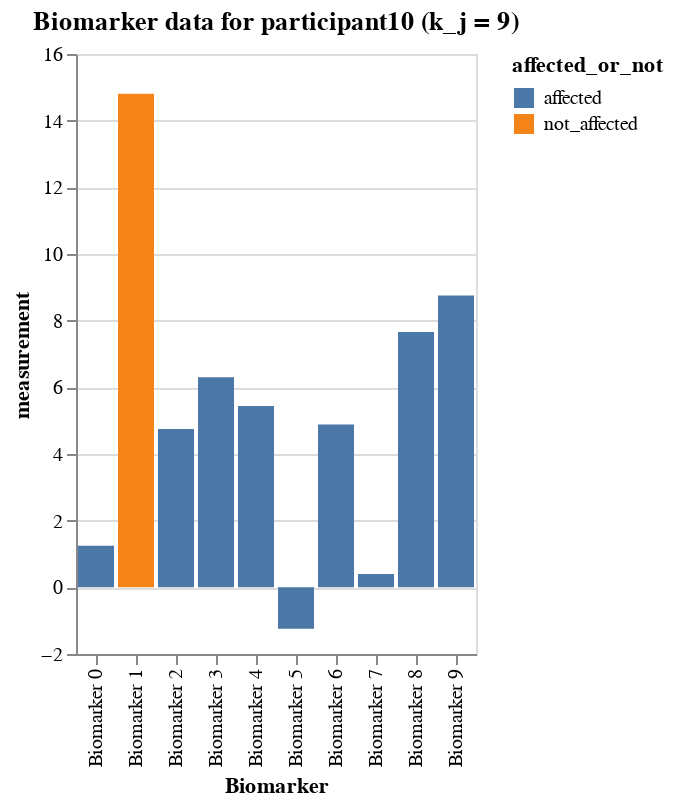

This figure's notebook cell:
### Code cell
# participant 10
participant10_data = df_expanded[df_expanded.participant == 10]
alt.Chart(participant10_data).mark_bar().encode(
    x='Biomarker',
    y='measurement',
    color=alt.Color(
        'affected_or_not:N'
    ),
    tooltip=['Biomarker', 'affected_or_not', 'measurement']
).interactive().properties(
    title=f'Biomarker data for participant10 (k_j = {participant10_data.k_j.to_list()[0]})'
)

### Figure 1 — Vega-Lite specification as saved in the notebook (floating-point values rounded to 4 significant figures)
{"config": {"view": {"continuousWidth": 300, "continuousHeight": 300}}, "data": {"name": "data-12e5f78e4cb899a0407c1971db94a7b0"}, "mark": {"type": "bar"}, "encoding": {"color": {"field": "affected_or_not", "type": "nominal"}, "tooltip": [{"field": "Biomarker", "type": "nominal"}, {"field": "affected_or_not", "type": "nominal"}, {"field": "measurement", "type": "quantitative"}], "x": {"field": "Biomarker", "type": "nominal"}, "y": {"field": "measurement", "type": "quantitative"}}, "params": [{"name": "param_1", "select": {"type": "interval", "encodings": ["x", "y"]}, "bind": "scales"}], "title": "Biomarker data for participant10 (k_j = 9)", "$schema": "https://vega.github.io/schema/vega-lite/v5.16.3.json", "datasets": {"data-12e5f78e4cb899a0407c1971db94a7b0": [{"Biomarker": "Biomarker 0", "participant": 10, "measurement": 1.249, "k_j": 9, "S_n": 4, "affected_or_not": "affected"}, {"Biomarker": "Biomarker 1", "participant": 10, "measurement": 14.81, "k_j": 9, "S_n": 10, "affected_or_not": "not_affected"}, {"Biomarker": "Biomarker 2", "participant": 10, "measurement": 4.75, "k_j": 9, "S_n": 6, "affected_or_not": "affected"}, {"Biomarker": "Biomarker 3", "participant": 10, "measurement": 6.303, "k_j": 9, "S_n": 2, "affected_or_not": "affected"}, {"Biomarker": "Biomarker 4", "participant": 10, "measurement": 5.439, "k_j": 9, "S_n": 8, "affected_or_not": "affected"}, {"Biomarker": "Biomarker 5", "participant": 10, "measurement": -1.245, "k_j": 9, "S_n": 3, "affected_or_not": "affected"}, {"Biomarker": "Biomarker 6", "participant": 10, "measurement": 4.888, "k_j": 9, "S_n": 7, "affected_or_not": "affected"}, {"Biomarker": "Biomarker 7", "participant": 10, "measurement": 0.3971, "k_j": 9, "S_n": 9, "affected_or_not": "affected"}, {"Biomarker": "Biomarker 8", "participant": 10, "measurement": 7.66, "k_j": 9, "S_n": 1, "affected_or_not": "affected"}, {"Biomarker": "Biomarker 9", "participant": 10, "measurement": 8.752, "k_j": 9, "S_n": 5, "affected_or_not": "affected"}]}}
